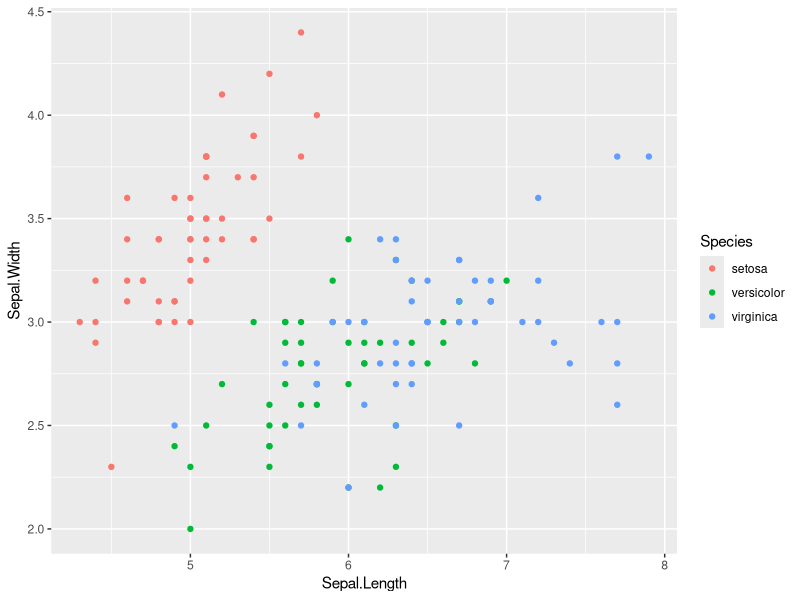
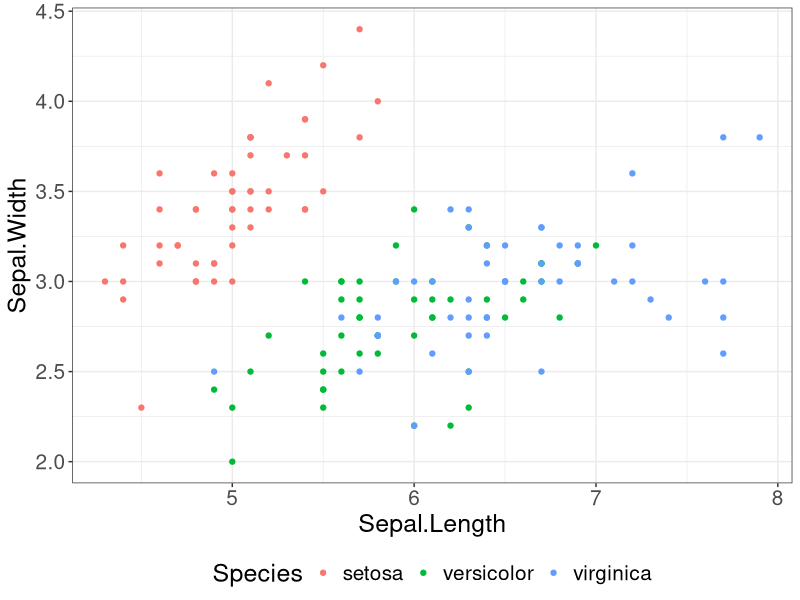
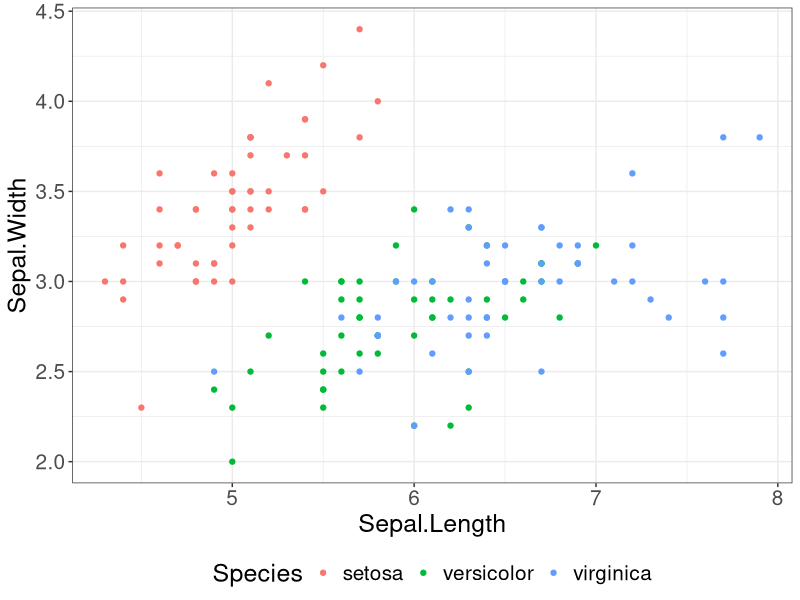
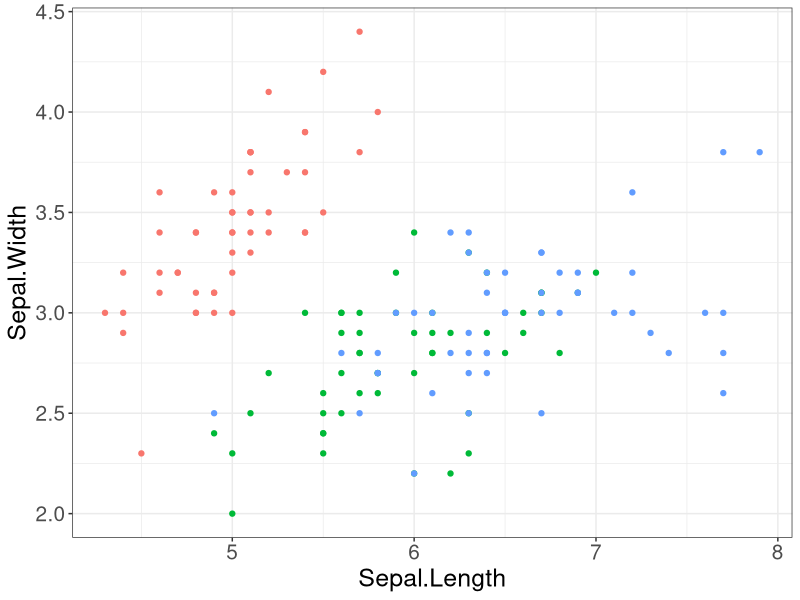
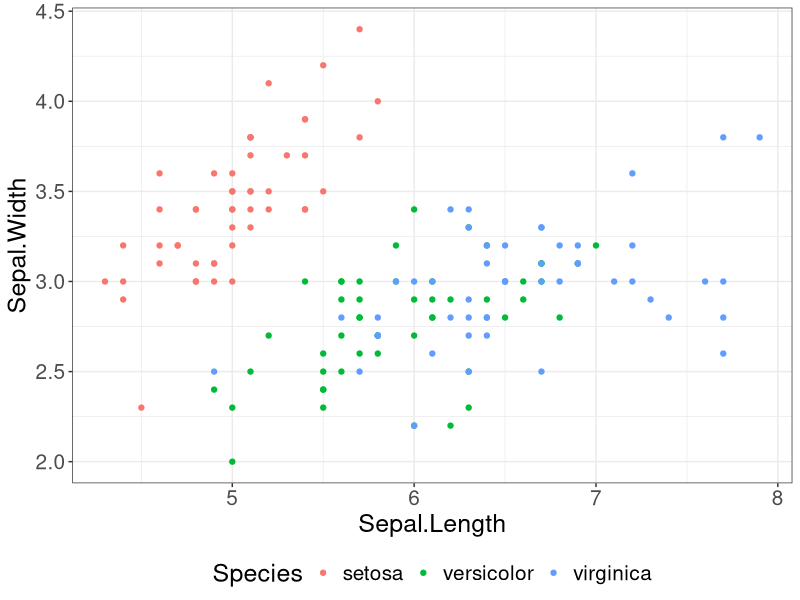
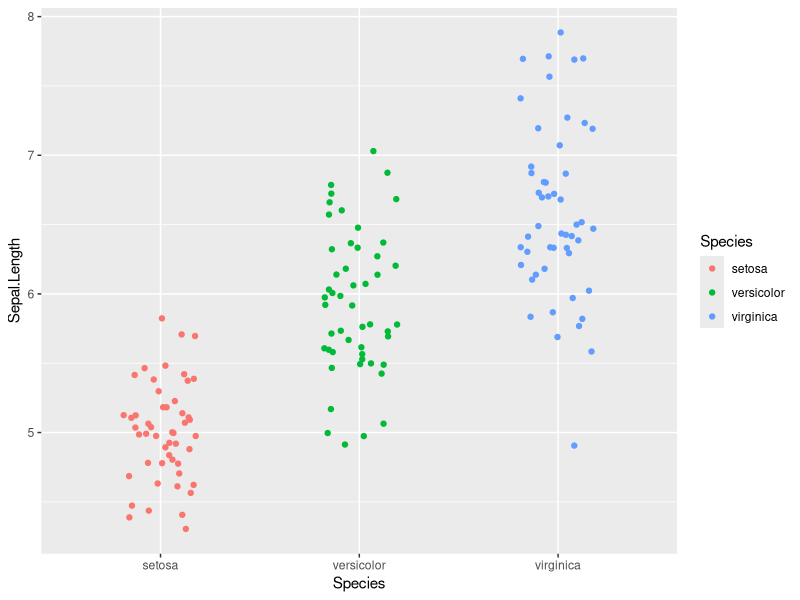
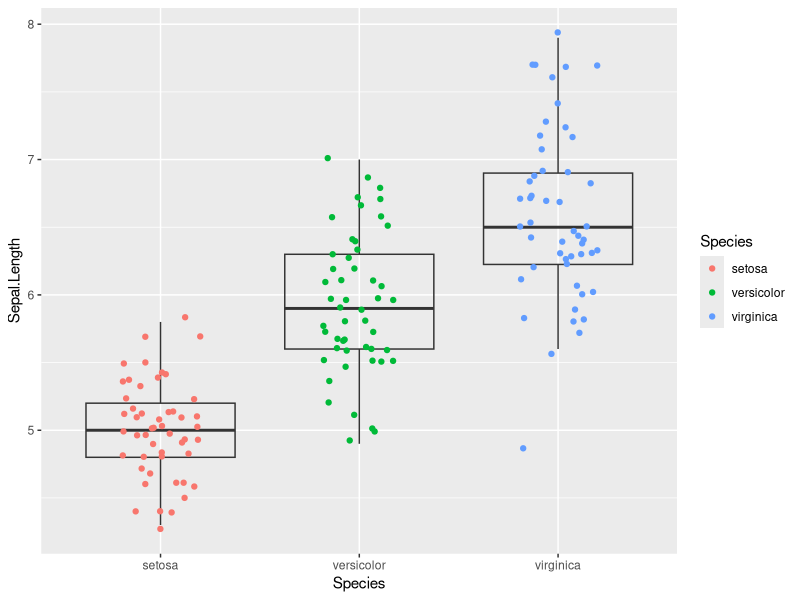
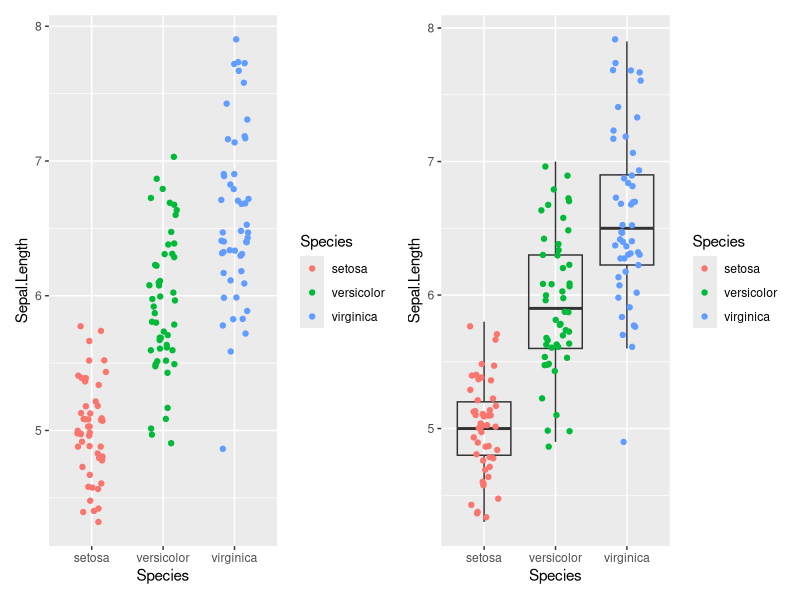

These charts were generated, in order, by the following R code:
############################################################################
#  2021 R club MPM Patchwork and ggplot2 for PPT and AI
# 
#
############################################################################

library(patchwork)
library(tidyverse)

plotHt <- 5.75
plotWd <- 9


ggplot(iris, aes(x=Sepal.Length,y=Sepal.Width,color=Species)) + 
  geom_point()

ggplot(iris, aes(x=Sepal.Length,y=Sepal.Width,color=Species)) + 
  geom_point() +  theme_bw() +  
  theme(plot.title = element_text(size = 20),  
        strip.text = element_text(size=18),  
        axis.text = element_text(size=15),  
        axis.title = element_text(size=18),  
        legend.position="bottom",  
        legend.text=element_text(size=15),  
        legend.title=element_text(size=18)) 
  
  

# Make a Function ---------------------------------------------------------

theme_ppt <- function(legend=TRUE){
  theme_bw() +  
  theme(plot.title = element_text(size = 20),  
        strip.text = element_text(size=18),  
        axis.text = element_text(size=15),  
        axis.title = element_text(size=18),  
        legend.position=ifelse(legend,'bottom','none'),  
        legend.text=element_text(size=15),  
        legend.title=element_text(size=18)) 

  
}



ggplot(iris, aes(x=Sepal.Length,y=Sepal.Width,color=Species)) + 
  geom_point() + theme_ppt()

ggplot(iris, aes(x=Sepal.Length,y=Sepal.Width,color=Species)) + 
  geom_point() + theme_ppt(legend = F)



#We can also set the theme for all the plots. 
theme_set(theme_gray())
plot1 <- ggplot(iris, aes(x=Sepal.Length,y=Sepal.Width,color=Species)) + 
  geom_point() + theme_ppt()
plot1

ggsave("plot1.png", plot, height=plotHt, width=plotWd)


# Make a 2nd slide with 2 plots -------------------------------------------


plot2 <- ggplot(iris, aes(y=Sepal.Length,x=Species,color=Species)) + 
  geom_jitter(width = .2)
plot2


plot3 <- ggplot(iris, aes(y=Sepal.Length,x=Species)) + 
  geom_boxplot(alpha=0) + 
  geom_jitter(aes(color=Species),width = .2) 
plot3


#Let's add 2 plot together using patchwork. 

plot2 + plot3

#Let's save it as a patchwork object now, pw is patchwork not ggplot2

pw <- plot2 + plot3
pw

#Let's add some annotation 

pw + plot_annotation(tag_levels='A') 


pw + plot_annotation(tag_levels='1') 


pw + plot_annotation(tag_levels='I') 




#Let's collect the legends into one. 
pw + plot_layout(guides='collect') 


#Let's add our theme to all the plots, we do with the 
# Patchwork & operator. 

pw <- pw + plot_annotation(tag_levels='A') + plot_layout(guides='collect') &
  theme_ppt()
pw
ggsave("plot2.png",pw, height=plotHt, width=plotWd)



# Save Plots for AI -------------------------------------------------------

#Let's be naive and just just size
plot3 + theme_bw()
ggsave("plot3_2x2.png", height=2, width=2)

#More res?
plot3 + theme_bw()
ggsave("plot3_2x2_hires.png", height=2, width=2,dpi=600)

#We have to change point size and also relative font size
ggplot(iris, aes(y=Sepal.Length,x=Species)) + 
  geom_boxplot(alpha=0) + 
  geom_jitter(size=.25,aes(color=Species),width = .2) + theme_bw(9)
ggsave("plot3_2x2_ptsize.png", height=2, width=2)


# For most plots we really need vector based files, such as PDF or SVG


ggplot(iris, aes(y=Sepal.Length,x=Species)) + 
  geom_boxplot(alpha=0) + 
  geom_jitter(size=.25,aes(color=Species),width = .2) + theme_bw(9)

ggsave("plot3_2x2_ptsize.pdf", height=2, width=2)


#Another trick is to save twice as large and resize in AI, also have to now bump up hte base size 
plot3 + theme_bw(14)
ggsave("plot3_4x4.pdf", height=4, width=4)

#Finally get rid of the legend
plot3 + theme_bw(14) + theme(legend.position = 'none')
ggsave("plot3_4x4_nolegend.pdf", height=4, width=4)



